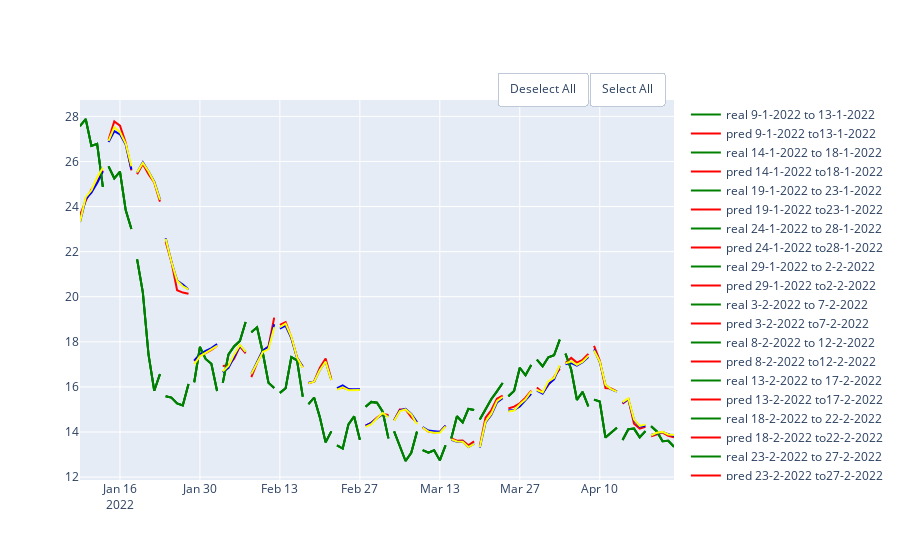

Notebook cell for this chart:
### Code cell
rf_10 = RandomForestRegressor(random_state=10,criterion='mse', max_depth=5, max_features='sqrt', n_estimators=50)
rf_20 = RandomForestRegressor(random_state=10,criterion='mse', max_depth=5, max_features='sqrt',n_estimators=100)
rf_30 = RandomForestRegressor(random_state=10,criterion='mse', max_depth=5,max_features='sqrt', n_estimators=150)
df = pd.DataFrame(columns = ['MAE', 'MSE','RMSE', 'R2'], index = ['50','100', '150'])
show_results(df, df_link,'close',100,5,rf_10, rf_20,rf_30)

### Figure 1 — Plotly figure (JSON) as saved in the notebook; plotly's stock layout.template omitted (floating-point values rounded to 4 significant figures)
{"data": [{"line": {"color": "green"}, "mode": "lines", "name": "real 9-1-2022 to 13-1-2022", "type": "scatter", "x": ["2022-01-09T00:00:00", "2022-01-10T00:00:00", "2022-01-11T00:00:00", "2022-01-12T00:00:00", "2022-01-13T00:00:00"], "y": [27.57, 27.88, 26.69, 26.78, 24.87]}, {"line": {"color": "red"}, "mode": "lines", "name": "pred 9-1-2022 to13-1-2022", "type": "scatter", "x": ["2022-01-09T00:00:00", "2022-01-10T00:00:00", "2022-01-11T00:00:00", "2022-01-12T00:00:00", "2022-01-13T00:00:00"], "y": [23.62, 24.25, 24.75, 25.08, 25.6]}, {"line": {"color": "green"}, "mode": "lines", "name": "real 14-1-2022 to 18-1-2022", "type": "scatter", "x": ["2022-01-14T00:00:00", "2022-01-15T00:00:00", "2022-01-16T00:00:00", "2022-01-17T00:00:00", "2022-01-18T00:00:00"], "y": [25.78, 25.25, 25.55, 23.84, 23.0]}, {"line": {"color": "red"}, "mode": "lines", "name": "pred 14-1-2022 to18-1-2022", "type": "scatter", "x": ["2022-01-14T00:00:00", "2022-01-15T00:00:00", "2022-01-16T00:00:00", "2022-01-17T00:00:00", "2022-01-18T00:00:00"], "y": [26.96, 27.78, 27.59, 26.83, 25.61]}, {"line": {"color": "green"}, "mode": "lines", "name": "real 19-1-2022 to 23-1-2022", "type": "scatter", "x": ["2022-01-19T00:00:00", "2022-01-20T00:00:00", "2022-01-21T00:00:00", "2022-01-22T00:00:00", "2022-01-23T00:00:00"], "y": [21.65, 20.2, 17.43, 15.83, 16.57]}, {"line": {"color": "red"}, "mode": "lines", "name": "pred 19-1-2022 to23-1-2022", "type": "scatter", "x": ["2022-01-19T00:00:00", "2022-01-20T00:00:00", "2022-01-21T00:00:00", "2022-01-22T00:00:00", "2022-01-23T00:00:00"], "y": [25.43, 25.88, 25.43, 25.07, 24.22]}, {"line": {"color": "green"}, "mode": "lines", "name": "real 24-1-2022 to 28-1-2022", "type": "scatter", "x": ["2022-01-24T00:00:00", "2022-01-25T00:00:00", "2022-01-26T00:00:00", "2022-01-27T00:00:00", "2022-01-28T00:00:00"], "y": [15.58, 15.53, 15.27, 15.18, 16.12]}, {"line": {"color": "red"}, "mode": "lines", "name": "pred 24-1-2022 to28-1-2022", "type": "scatter", "x": ["2022-01-24T00:00:00", "2022-01-25T00:00:00", "2022-01-26T00:00:00", "2022-01-27T00:00:00", "2022-01-28T00:00:00"], "y": [22.44, 21.57, 20.29, 20.19, 20.13]}, {"line": {"color": "green"}, "mode": "lines", "name": "real 29-1-2022 to 2-2-2022", "type": "scatter", "x": ["2022-01-29T00:00:00", "2022-01-30T00:00:00", "2022-01-31T00:00:00", "2022-02-01T00:00:00", "2022-02-02T00:00:00"], "y": [16.21, 17.77, 17.24, 17.02, 15.82]}, {"line": {"color": "red"}, "mode": "lines", "name": "pred 29-1-2022 to2-2-2022", "type": "scatter", "x": ["2022-01-29T00:00:00", "2022-01-30T00:00:00", "2022-01-31T00:00:00", "2022-02-01T00:00:00", "2022-02-02T00:00:00"], "y": [17.16, 17.4, 17.5, 17.64, 17.83]}, {"line": {"color": "green"}, "mode": "lines", "name": "real 3-2-2022 to 7-2-2022", "type": "scatter", "x": ["2022-02-03T00:00:00", "2022-02-04T00:00:00", "2022-02-05T00:00:00", "2022-02-06T00:00:00", "2022-02-07T00:00:00"], "y": [16.18, 17.45, 17.8, 18.04, 18.88]}, {"line": {"color": "red"}, "mode": "lines", "name": "pred 3-2-2022 to7-2-2022", "type": "scatter", "x": ["2022-02-03T00:00:00", "2022-02-04T00:00:00", "2022-02-05T00:00:00", "2022-02-06T00:00:00", "2022-02-07T00:00:00"], "y": [16.93, 16.95, 17.26, 17.8, 17.48]}, {"line": {"color": "green"}, "mode": "lines", "name": "real 8-2-2022 to 12-2-2022", "type": "scatter", "x": ["2022-02-08T00:00:00", "2022-02-09T00:00:00", "2022-02-10T00:00:00", "2022-02-11T00:00:00", "2022-02-12T00:00:00"], "y": [18.43, 18.64, 17.53, 16.18, 15.95]}, {"line": {"color": "red"}, "mode": "lines", "name": "pred 8-2-2022 to12-2-2022", "type": "scatter", "x": ["2022-02-08T00:00:00", "2022-02-09T00:00:00", "2022-02-10T00:00:00", "2022-02-11T00:00:00", "2022-02-12T00:00:00"], "y": [16.43, 17.07, 17.61, 17.79, 19.07]}, {"line": {"color": "green"}, "mode": "lines", "name": "real 13-2-2022 to 17-2-2022", "type": "scatter", "x": ["2022-02-13T00:00:00", "2022-02-14T00:00:00", "2022-02-15T00:00:00", "2022-02-16T00:00:00", "2022-02-17T00:00:00"], "y": [15.74, 15.94, 17.32, 17.17, 15.57]}, {"line": {"color": "red"}, "mode": "lines", "name": "pred 13-2-2022 to17-2-2022", "type": "scatter", "x": ["2022-02-13T00:00:00", "2022-02-14T00:00:00", "2022-02-15T00:00:00", "2022-02-16T00:00:00", "2022-02-17T00:00:00"], "y": [18.75, 18.88, 18.19, 17.3, 16.88]}, {"line": {"color": "green"}, "mode": "lines", "name": "real 18-2-2022 to 22-2-2022", "type": "scatter", "x": ["2022-02-18T00:00:00", "2022-02-19T00:00:00", "2022-02-20T00:00:00", "2022-02-21T00:00:00", "2022-02-22T00:00:00"], "y": [15.23, 15.52, 14.65, 13.54, 14.03]}, {"line": {"color": "red"}, "mode": "lines", "name": "pred 18-2-2022 to22-2-2022", "type": "scatter", "x": ["2022-02-18T00:00:00", "2022-02-19T00:00:00", "2022-02-20T00:00:00", "2022-02-21T00:00:00", "2022-02-22T00:00:00"], "y": [16.16, 16.24, 16.85, 17.26, 16.34]}, {"line": {"color": "green"}, "mode": "lines", "name": "real 23-2-2022 to 27-2-2022", "type": "scatter", "x": ["2022-02-23T00:00:00", "2022-02-24T00:00:00", "2022-02-25T00:00:00", "2022-02-26T00:00:00", "2022-02-27T00:00:00"], "y": [13.41, 13.27, 14.34, 14.69, 13.65]}, {"line": {"color": "red"}, "mode": "lines", "name": "pred 23-2-2022 to27-2-2022", "type": "scatter", "x": ["2022-02-23T00:00:00", "2022-02-24T00:00:00", "2022-02-25T00:00:00", "2022-02-26T00:00:00", "2022-02-27T00:00:00"], "y": [15.93, 15.96, 15.9, 15.86, 15.89]}, {"line": {"color": "green"}, "mode": "lines", "name": "real 28-2-2022 to 4-3-2022", "type": "scatter", "x": ["2022-02-28T00:00:00", "2022-03-01T00:00:00", "2022-03-02T00:00:00", "2022-03-03T00:00:00", "2022-03-04T00:00:00"], "y": [15.12, 15.33, 15.29, 14.9, 13.71]}, {"line": {"color": "red"}, "mode": "lines", "name": "pred 28-2-2022 to4-3-2022", "type": "scatter", "x": ["2022-02-28T00:00:00", "2022-03-01T00:00:00", "2022-03-02T00:00:00", "2022-03-03T00:00:00", "2022-03-04T00:00:00"], "y": [14.29, 14.41, 14.64, 14.79, 14.75]}, {"line": {"color": "green"}, "mode": "lines", "name": "real 5-3-2022 to 9-3-2022", "type": "scatter", "x": ["2022-03-05T00:00:00", "2022-03-06T00:00:00", "2022-03-07T00:00:00", "2022-03-08T00:00:00", "2022-03-09T00:00:00"], "y": [14.02, 13.34, 12.71, 13.08, 14.02]}, {"line": {"color": "red"}, "mode": "lines", "name": "pred 5-3-2022 to9-3-2022", "type": "scatter", "x": ["2022-03-05T00:00:00", "2022-03-06T00:00:00", "2022-03-07T00:00:00", "2022-03-08T00:00:00", "2022-03-09T00:00:00"], "y": [14.52, 15.0, 15.0, 14.67, 14.42]}, {"line": {"color": "green"}, "mode": "lines", "name": "real 10-3-2022 to 14-3-2022", "type": "scatter", "x": ["2022-03-10T00:00:00", "2022-03-11T00:00:00", "2022-03-12T00:00:00", "2022-03-13T00:00:00", "2022-03-14T00:00:00"], "y": [13.2, 13.08, 13.19, 12.74, 13.4]}, {"line": {"color": "red"}, "mode": "lines", "name": "pred 10-3-2022 to14-3-2022", "type": "scatter", "x": ["2022-03-10T00:00:00", "2022-03-11T00:00:00", "2022-03-12T00:00:00", "2022-03-13T00:00:00", "2022-03-14T00:00:00"], "y": [14.2, 14.02, 13.98, 14.01, 14.28]}, {"line": {"color": "green"}, "mode": "lines", "name": "real 15-3-2022 to 19-3-2022", "type": "scatter", "x": ["2022-03-15T00:00:00", "2022-03-16T00:00:00", "2022-03-17T00:00:00", "2022-03-18T00:00:00", "2022-03-19T00:00:00"], "y": [13.71, 14.7, 14.42, 15.03, 14.98]}, {"line": {"color": "red"}, "mode": "lines", "name": "pred 15-3-2022 to19-3-2022", "type": "scatter", "x": ["2022-03-15T00:00:00", "2022-03-16T00:00:00", "2022-03-17T00:00:00", "2022-03-18T00:00:00", "2022-03-19T00:00:00"], "y": [13.71, 13.61, 13.63, 13.41, 13.58]}, {"line": {"color": "green"}, "mode": "lines", "name": "real 20-3-2022 to 24-3-2022", "type": "scatter", "x": ["2022-03-20T00:00:00", "2022-03-21T00:00:00", "2022-03-22T00:00:00", "2022-03-23T00:00:00", "2022-03-24T00:00:00"], "y": [14.55, 15.01, 15.45, 15.8, 16.17]}, {"line": {"color": "red"}, "mode": "lines", "name": "pred 20-3-2022 to24-3-2022", "type": "scatter", "x": ["2022-03-20T00:00:00", "2022-03-21T00:00:00", "2022-03-22T00:00:00", "2022-03-23T00:00:00", "2022-03-24T00:00:00"], "y": [13.37, 14.64, 14.96, 15.48, 15.61]}, {"line": {"color": "green"}, "mode": "lines", "name": "real 25-3-2022 to 29-3-2022", "type": "scatter", "x": ["2022-03-25T00:00:00", "2022-03-26T00:00:00", "2022-03-27T00:00:00", "2022-03-28T00:00:00", "2022-03-29T00:00:00"], "y": [15.58, 15.82, 16.85, 16.52, 16.97]}, {"line": {"color": "red"}, "mode": "lines", "name": "pred 25-3-2022 to29-3-2022", "type": "scatter", "x": ["2022-03-25T00:00:00", "2022-03-26T00:00:00", "2022-03-27T00:00:00", "2022-03-28T00:00:00", "2022-03-29T00:00:00"], "y": [15.04, 15.12, 15.27, 15.52, 15.83]}, {"line": {"color": "green"}, "mode": "lines", "name": "real 30-3-2022 to 3-4-2022", "type": "scatter", "x": ["2022-03-30T00:00:00", "2022-03-31T00:00:00", "2022-04-01T00:00:00", "2022-04-02T00:00:00", "2022-04-03T00:00:00"], "y": [17.21, 16.91, 17.31, 17.4, 18.09]}, {"line": {"color": "red"}, "mode": "lines", "name": "pred 30-3-2022 to3-4-2022", "type": "scatter", "x": ["2022-03-30T00:00:00", "2022-03-31T00:00:00", "2022-04-01T00:00:00", "2022-04-02T00:00:00", "2022-04-03T00:00:00"], "y": [15.97, 15.74, 16.08, 16.43, 16.8]}, {"line": {"color": "green"}, "mode": "lines", "name": "real 4-4-2022 to 8-4-2022", "type": "scatter", "x": ["2022-04-04T00:00:00", "2022-04-05T00:00:00", "2022-04-06T00:00:00", "2022-04-07T00:00:00", "2022-04-08T00:00:00"], "y": [17.47, 16.77, 15.43, 15.78, 15.14]}, {"line": {"color": "red"}, "mode": "lines", "name": "pred 4-4-2022 to8-4-2022", "type": "scatter", "x": ["2022-04-04T00:00:00", "2022-04-05T00:00:00", "2022-04-06T00:00:00", "2022-04-07T00:00:00", "2022-04-08T00:00:00"], "y": [17.06, 17.28, 17.08, 17.2, 17.46]}, {"line": {"color": "green"}, "mode": "lines", "name": "real 9-4-2022 to 13-4-2022", "type": "scatter", "x": ["2022-04-09T00:00:00", "2022-04-10T00:00:00", "2022-04-11T00:00:00", "2022-04-12T00:00:00", "2022-04-13T00:00:00"], "y": [15.43, 15.35, 13.75, 13.97, 14.18]}, {"line": {"color": "red"}, "mode": "lines", "name": "pred 9-4-2022 to13-4-2022", "type": "scatter", "x": ["2022-04-09T00:00:00", "2022-04-10T00:00:00", "2022-04-11T00:00:00", "2022-04-12T00:00:00", "2022-04-13T00:00:00"], "y": [17.82, 17.17, 15.95, 15.93, 15.8]}, {"line": {"color": "green"}, "mode": "lines", "name": "real 14-4-2022 to 18-4-2022", "type": "scatter", "x": ["2022-04-14T00:00:00", "2022-04-15T00:00:00", "2022-04-16T00:00:00", "2022-04-17T00:00:00", "2022-04-18T00:00:00"], "y": [13.65, 14.12, 14.15, 13.76, 14.04]}, {"line": {"color": "red"}, "mode": "lines", "name": "pred 14-4-2022 to18-4-2022", "type": "scatter", "x": ["2022-04-14T00:00:00", "2022-04-15T00:00:00", "2022-04-16T00:00:00", "2022-04-17T00:00:00", "2022-04-18T00:00:00"], "y": [15.25, 15.46, 14.36, 14.15, 14.23]}, {"line": {"color": "green"}, "mode": "lines", "name": "real 19-4-2022 to 23-4-2022", "type": "scatter", "x": ["2022-04-19T00:00:00", "2022-04-20T00:00:00", "2022-04-21T00:00:00", "2022-04-22T00:00:00", "2022-04-23T00:00:00"], "y": [14.26, 14.02, 13.59, 13.61, 13.34]}, {"line": {"color": "red"}, "mode": "lines", "name": "pred 19-4-2022 to23-4-2022", "type": "scatter", "x": ["2022-04-19T00:00:00", "2022-04-20T00:00:00", "2022-04-21T00:00:00", "2022-04-22T00:00:00", "2022-04-23T00:00:00"], "y": [13.8, 13.88, 13.98, 13.83, 13.76]}, {"line": {"color": "green"}, "mode": "lines", "name": "real 9-1-2022 to 13-1-2022", "type": "scatter", "x": ["2022-01-09T00:00:00", "2022-01-10T00:00:00", "2022-01-11T00:00:00", "2022-01-12T00:00:00", "2022-01-13T00:00:00"], "y": [27.57, 27.88, 26.69, 26.78, 24.87]}, {"line": {"color": "blue"}, "mode": "lines", "name": "pred 9-1-2022 to13-1-2022", "type": "scatter", "x": ["2022-01-09T00:00:00", "2022-01-10T00:00:00", "2022-01-11T00:00:00", "2022-01-12T00:00:00", "2022-01-13T00:00:00"], "y": [23.32, 24.33, 24.62, 25.04, 25.56]}, {"line": {"color": "green"}, "mode": "lines", "name": "real 14-1-2022 to 18-1-2022", "type": "scatter", "x": ["2022-01-14T00:00:00", "2022-01-15T00:00:00", "2022-01-16T00:00:00", "2022-01-17T00:00:00", "2022-01-18T00:00:00"], "y": [25.78, 25.25, 25.55, 23.84, 23.0]}, {"line": {"color": "blue"}, "mode": "lines", "name": "pred 14-1-2022 to18-1-2022", "type": "scatter", "x": ["2022-01-14T00:00:00", "2022-01-15T00:00:00", "2022-01-16T00:00:00", "2022-01-17T00:00:00", "2022-01-18T00:00:00"], "y": [26.87, 27.34, 27.2, 26.75, 25.64]}, {"line": {"color": "green"}, "mode": "lines", "name": "real 19-1-2022 to 23-1-2022", "type": "scatter", "x": ["2022-01-19T00:00:00", "2022-01-20T00:00:00", "2022-01-21T00:00:00", "2022-01-22T00:00:00", "2022-01-23T00:00:00"], "y": [21.65, 20.2, 17.43, 15.83, 16.57]}, {"line": {"color": "blue"}, "mode": "lines", "name": "pred 19-1-2022 to23-1-2022", "type": "scatter", "x": ["2022-01-19T00:00:00", "2022-01-20T00:00:00", "2022-01-21T00:00:00", "2022-01-22T00:00:00", "2022-01-23T00:00:00"], "y": [25.51, 25.97, 25.56, 25.11, 24.32]}, {"line": {"color": "green"}, "mode": "lines", "name": "real 24-1-2022 to 28-1-2022", "type": "scatter", "x": ["2022-01-24T00:00:00", "2022-01-25T00:00:00", "2022-01-26T00:00:00", "2022-01-27T00:00:00", "2022-01-28T00:00:00"], "y": [15.58, 15.53, 15.27, 15.18, 16.12]}, {"line": {"color": "blue"}, "mode": "lines", "name": "pred 24-1-2022 to28-1-2022", "type": "scatter", "x": ["2022-01-24T00:00:00", "2022-01-25T00:00:00", "2022-01-26T00:00:00", "2022-01-27T00:00:00", "2022-01-28T00:00:00"], "y": [22.6, 21.55, 20.72, 20.54, 20.32]}, {"line": {"color": "green"}, "mode": "lines", "name": "real 29-1-2022 to 2-2-2022", "type": "scatter", "x": ["2022-01-29T00:00:00", "2022-01-30T00:00:00", "2022-01-31T00:00:00", "2022-02-01T00:00:00", "2022-02-02T00:00:00"], "y": [16.21, 17.77, 17.24, 17.02, 15.82]}, {"line": {"color": "blue"}, "mode": "lines", "name": "pred 29-1-2022 to2-2-2022", "type": "scatter", "x": ["2022-01-29T00:00:00", "2022-01-30T00:00:00", "2022-01-31T00:00:00", "2022-02-01T00:00:00", "2022-02-02T00:00:00"], "y": [17.16, 17.46, 17.6, 17.72, 17.9]}, {"line": {"color": "green"}, "mode": "lines", "name": "real 3-2-2022 to 7-2-2022", "type": "scatter", "x": ["2022-02-03T00:00:00", "2022-02-04T00:00:00", "2022-02-05T00:00:00", "2022-02-06T00:00:00", "2022-02-07T00:00:00"], "y": [16.18, 17.45, 17.8, 18.04, 18.88]}, {"line": {"color": "blue"}, "mode": "lines", "name": "pred 3-2-2022 to7-2-2022", "type": "scatter", "x": ["2022-02-03T00:00:00", "2022-02-04T00:00:00", "2022-02-05T00:00:00", "2022-02-06T00:00:00", "2022-02-07T00:00:00"], "y": [16.65, 16.84, 17.33, 17.83, 17.54]}, {"line": {"color": "green"}, "mode": "lines", "name": "real 8-2-2022 to 12-2-2022", "type": "scatter", "x": ["2022-02-08T00:00:00", "2022-02-09T00:00:00", "2022-02-10T00:00:00", "2022-02-11T00:00:00", "2022-02-12T00:00:00"], "y": [18.43, 18.64, 17.53, 16.18, 15.95]}, {"line": {"color": "blue"}, "mode": "lines", "name": "pred 8-2-2022 to12-2-2022", "type": "scatter", "x": ["2022-02-08T00:00:00", "2022-02-09T00:00:00", "2022-02-10T00:00:00", "2022-02-11T00:00:00", "2022-02-12T00:00:00"], "y": [16.58, 17.07, 17.61, 17.77, 18.78]}, {"line": {"color": "green"}, "mode": "lines", "name": "real 13-2-2022 to 17-2-2022", "type": "scatter", "x": ["2022-02-13T00:00:00", "2022-02-14T00:00:00", "2022-02-15T00:00:00", "2022-02-16T00:00:00", "2022-02-17T00:00:00"], "y": [15.74, 15.94, 17.32, 17.17, 15.57]}, {"line": {"color": "blue"}, "mode": "lines", "name": "pred 13-2-2022 to17-2-2022", "type": "scatter", "x": ["2022-02-13T00:00:00", "2022-02-14T00:00:00", "2022-02-15T00:00:00", "2022-02-16T00:00:00", "2022-02-17T00:00:00"], "y": [18.58, 18.71, 18.16, 17.29, 16.9]}, {"line": {"color": "green"}, "mode": "lines", "name": "real 18-2-2022 to 22-2-2022", "type": "scatter", "x": ["2022-02-18T00:00:00", "2022-02-19T00:00:00", "2022-02-20T00:00:00", "2022-02-21T00:00:00", "2022-02-22T00:00:00"], "y": [15.23, 15.52, 14.65, 13.54, 14.03]}, {"line": {"color": "blue"}, "mode": "lines", "name": "pred 18-2-2022 to22-2-2022", "type": "scatter", "x": ["2022-02-18T00:00:00", "2022-02-19T00:00:00", "2022-02-20T00:00:00", "2022-02-21T00:00:00", "2022-02-22T00:00:00"], "y": [16.18, 16.23, 16.76, 17.13, 16.31]}, {"line": {"color": "green"}, "mode": "lines", "name": "real 23-2-2022 to 27-2-2022", "type": "scatter", "x": ["2022-02-23T00:00:00", "2022-02-24T00:00:00", "2022-02-25T00:00:00", "2022-02-26T00:00:00", "2022-02-27T00:00:00"], "y": [13.41, 13.27, 14.34, 14.69, 13.65]}, {"line": {"color": "blue"}, "mode": "lines", "name": "pred 23-2-2022 to27-2-2022", "type": "scatter", "x": ["2022-02-23T00:00:00", "2022-02-24T00:00:00", "2022-02-25T00:00:00", "2022-02-26T00:00:00", "2022-02-27T00:00:00"], "y": [15.94, 16.07, 15.91, 15.89, 15.9]}, {"line": {"color": "green"}, "mode": "lines", "name": "real 28-2-2022 to 4-3-2022", "type": "scatter", "x": ["2022-02-28T00:00:00", "2022-03-01T00:00:00", "2022-03-02T00:00:00", "2022-03-03T00:00:00", "2022-03-04T00:00:00"], "y": [15.12, 15.33, 15.29, 14.9, 13.71]}, {"line": {"color": "blue"}, "mode": "lines", "name": "pred 28-2-2022 to4-3-2022", "type": "scatter", "x": ["2022-02-28T00:00:00", "2022-03-01T00:00:00", "2022-03-02T00:00:00", "2022-03-03T00:00:00", "2022-03-04T00:00:00"], "y": [14.28, 14.41, 14.61, 14.79, 14.69]}, {"line": {"color": "green"}, "mode": "lines", "name": "real 5-3-2022 to 9-3-2022", "type": "scatter", "x": ["2022-03-05T00:00:00", "2022-03-06T00:00:00", "2022-03-07T00:00:00", "2022-03-08T00:00:00", "2022-03-09T00:00:00"], "y": [14.02, 13.34, 12.71, 13.08, 14.02]}, {"line": {"color": "blue"}, "mode": "lines", "name": "pred 5-3-2022 to9-3-2022", "type": "scatter", "x": ["2022-03-05T00:00:00", "2022-03-06T00:00:00", "2022-03-07T00:00:00", "2022-03-08T00:00:00", "2022-03-09T00:00:00"], "y": [14.52, 14.96, 15.02, 14.8, 14.44]}, {"line": {"color": "green"}, "mode": "lines", "name": "real 10-3-2022 to 14-3-2022", "type": "scatter", "x": ["2022-03-10T00:00:00", "2022-03-11T00:00:00", "2022-03-12T00:00:00", "2022-03-13T00:00:00", "2022-03-14T00:00:00"], "y": [13.2, 13.08, 13.19, 12.74, 13.4]}, {"line": {"color": "blue"}, "mode": "lines", "name": "pred 10-3-2022 to14-3-2022", "type": "scatter", "x": ["2022-03-10T00:00:00", "2022-03-11T00:00:00", "2022-03-12T00:00:00", "2022-03-13T00:00:00", "2022-03-14T00:00:00"], "y": [14.21, 14.06, 14.03, 14.01, 14.28]}, {"line": {"color": "green"}, "mode": "lines", "name": "real 15-3-2022 to 19-3-2022", "type": "scatter", "x": ["2022-03-15T00:00:00", "2022-03-16T00:00:00", "2022-03-17T00:00:00", "2022-03-18T00:00:00", "2022-03-19T00:00:00"], "y": [13.71, 14.7, 14.42, 15.03, 14.98]}, {"line": {"color": "blue"}, "mode": "lines", "name": "pred 15-3-2022 to19-3-2022", "type": "scatter", "x": ["2022-03-15T00:00:00", "2022-03-16T00:00:00", "2022-03-17T00:00:00", "2022-03-18T00:00:00", "2022-03-19T00:00:00"], "y": [13.66, 13.56, 13.57, 13.33, 13.48]}, {"line": {"color": "green"}, "mode": "lines", "name": "real 20-3-2022 to 24-3-2022", "type": "scatter", "x": ["2022-03-20T00:00:00", "2022-03-21T00:00:00", "2022-03-22T00:00:00", "2022-03-23T00:00:00", "2022-03-24T00:00:00"], "y": [14.55, 15.01, 15.45, 15.8, 16.17]}, {"line": {"color": "blue"}, "mode": "lines", "name": "pred 20-3-2022 to24-3-2022", "type": "scatter", "x": ["2022-03-20T00:00:00", "2022-03-21T00:00:00", "2022-03-22T00:00:00", "2022-03-23T00:00:00", "2022-03-24T00:00:00"], "y": [13.31, 14.42, 14.76, 15.31, 15.5]}, {"line": {"color": "green"}, "mode": "lines", "name": "real 25-3-2022 to 29-3-2022", "type": "scatter", "x": ["2022-03-25T00:00:00", "2022-03-26T00:00:00", "2022-03-27T00:00:00", "2022-03-28T00:00:00", "2022-03-29T00:00:00"], "y": [15.58, 15.82, 16.85, 16.52, 16.97]}, {"line": {"color": "blue"}, "mode": "lines", "name": "pred 25-3-2022 to29-3-2022", "type": "scatter", "x": ["2022-03-25T00:00:00", "2022-03-26T00:00:00", "2022-03-27T00:00:00", "2022-03-28T00:00:00", "2022-03-29T00:00:00"], "y": [14.95, 14.97, 15.13, 15.39, 15.69]}, {"line": {"color": "green"}, "mode": "lines", "name": "real 30-3-2022 to 3-4-2022", "type": "scatter", "x": ["2022-03-30T00:00:00", "2022-03-31T00:00:00", "2022-04-01T00:00:00", "2022-04-02T00:00:00", "2022-04-03T00:00:00"], "y": [17.21, 16.91, 17.31, 17.4, 18.09]}, {"line": {"color": "blue"}, "mode": "lines", "name": "pred 30-3-2022 to3-4-2022", "type": "scatter", "x": ["2022-03-30T00:00:00", "2022-03-31T00:00:00", "2022-04-01T00:00:00", "2022-04-02T00:00:00", "2022-04-03T00:00:00"], "y": [15.84, 15.7, 16.12, 16.33, 16.92]}, {"line": {"color": "green"}, "mode": "lines", "name": "real 4-4-2022 to 8-4-2022", "type": "scatter", "x": ["2022-04-04T00:00:00", "2022-04-05T00:00:00", "2022-04-06T00:00:00", "2022-04-07T00:00:00", "2022-04-08T00:00:00"], "y": [17.47, 16.77, 15.43, 15.78, 15.14]}, {"line": {"color": "blue"}, "mode": "lines", "name": "pred 4-4-2022 to8-4-2022", "type": "scatter", "x": ["2022-04-04T00:00:00", "2022-04-05T00:00:00", "2022-04-06T00:00:00", "2022-04-07T00:00:00", "2022-04-08T00:00:00"], "y": [17.0, 17.06, 16.94, 17.09, 17.33]}, {"line": {"color": "green"}, "mode": "lines", "name": "real 9-4-2022 to 13-4-2022", "type": "scatter", "x": ["2022-04-09T00:00:00", "2022-04-10T00:00:00", "2022-04-11T00:00:00", "2022-04-12T00:00:00", "2022-04-13T00:00:00"], "y": [15.43, 15.35, 13.75, 13.97, 14.18]}, {"line": {"color": "blue"}, "mode": "lines", "name": "pred 9-4-2022 to13-4-2022", "type": "scatter", "x": ["2022-04-09T00:00:00", "2022-04-10T00:00:00", "2022-04-11T00:00:00", "2022-04-12T00:00:00", "2022-04-13T00:00:00"], "y": [17.66, 17.1, 16.09, 15.89, 15.8]}, {"line": {"color": "green"}, "mode": "lines", "name": "real 14-4-2022 to 18-4-2022", "type": "scatter", "x": ["2022-04-14T00:00:00", "2022-04-15T00:00:00", "2022-04-16T00:00:00", "2022-04-17T00:00:00", "2022-04-18T00:00:00"], "y": [13.65, 14.12, 14.15, 13.76, 14.04]}, {"line": {"color": "blue"}, "mode": "lines", "name": "pred 14-4-2022 to18-4-2022", "type": "scatter", "x": ["2022-04-14T00:00:00", "2022-04-15T00:00:00", "2022-04-16T00:00:00", "2022-04-17T00:00:00", "2022-04-18T00:00:00"], "y": [15.3, 15.45, 14.52, 14.23, 14.28]}, {"line": {"color": "green"}, "mode": "lines", "name": "real 19-4-2022 to 23-4-2022", "type": "scatter", "x": ["2022-04-19T00:00:00", "2022-04-20T00:00:00", "2022-04-21T00:00:00", "2022-04-22T00:00:00", "2022-04-23T00:00:00"], "y": [14.26, 14.02, 13.59, 13.61, 13.34]}, {"line": {"color": "blue"}, "mode": "lines", "name": "pred 19-4-2022 to23-4-2022", "type": "scatter", "x": ["2022-04-19T00:00:00", "2022-04-20T00:00:00", "2022-04-21T00:00:00", "2022-04-22T00:00:00", "2022-04-23T00:00:00"], "y": [13.86, 13.93, 13.99, 13.91, 13.82]}, {"line": {"color": "green"}, "mode": "lines", "name": "real 9-1-2022 to 13-1-2022", "type": "scatter", "x": ["2022-01-09T00:00:00", "2022-01-10T00:00:00", "2022-01-11T00:00:00", "2022-01-12T00:00:00", "2022-01-13T00:00:00"], "y": [27.57, 27.88, 26.69, 26.78, 24.87]}, {"line": {"color": "yellow"}, "mode": "lines", "name": "pred 9-1-2022 to13-1-2022", "type": "scatter", "x": ["2022-01-09T00:00:00", "2022-01-10T00:00:00", "2022-01-11T00:00:00", "2022-01-12T00:00:00", "2022-01-13T00:00:00"], "y": [23.33, 24.41, 24.72, 25.29, 25.72]}, {"line": {"color": "green"}, "mode": "lines", "name": "real 14-1-2022 to 18-1-2022", "type": "scatter", "x": ["2022-01-14T00:00:00", "2022-01-15T00:00:00", "2022-01-16T00:00:00", "2022-01-17T00:00:00", "2022-01-18T00:00:00"], "y": [25.78, 25.25, 25.55, 23.84, 23.0]}, {"line": {"color": "yellow"}, "mode": "lines", "name": "pred 14-1-2022 to18-1-2022", "type": "scatter", "x": ["2022-01-14T00:00:00", "2022-01-15T00:00:00", "2022-01-16T00:00:00", "2022-01-17T00:00:00", "2022-01-18T00:00:00"], "y": [26.92, 27.52, 27.3, 26.8, 25.78]}, {"line": {"color": "green"}, "mode": "lines", "name": "real 19-1-2022 to 23-1-2022", "type": "scatter", "x": ["2022-01-19T00:00:00", "2022-01-20T00:00:00", "2022-01-21T00:00:00", "2022-01-22T00:00:00", "2022-01-23T00:00:00"], "y": [21.65, 20.2, 17.43, 15.83, 16.57]}, {"line": {"color": "yellow"}, "mode": "lines", "name": "pred 19-1-2022 to23-1-2022", "type": "scatter", "x": ["2022-01-19T00:00:00", "2022-01-20T00:00:00", "2022-01-21T00:00:00", "2022-01-22T00:00:00", "2022-01-23T00:00:00"], "y": [25.52, 25.94, 25.56, 25.08, 24.3]}, {"line": {"color": "green"}, "mode": "lines", "name": "real 24-1-2022 to 28-1-2022", "type": "scatter", "x": ["2022-01-24T00:00:00", "2022-01-25T00:00:00", "2022-01-26T00:00:00", "2022-01-27T00:00:00", "2022-01-28T00:00:00"], "y": [15.58, 15.53, 15.27, 15.18, 16.12]}, {"line": {"color": "yellow"}, "mode": "lines", "name": "pred 24-1-2022 to28-1-2022", "type": "scatter", "x": ["2022-01-24T00:00:00", "2022-01-25T00:00:00", "2022-01-26T00:00:00", "2022-01-27T00:00:00", "2022-01-28T00:00:00"], "y": [22.57, 21.55, 20.71, 20.46, 20.32]}, {"line": {"color": "green"}, "mode": "lines", "name": "real 29-1-2022 to 2-2-2022", "type": "scatter", "x": ["2022-01-29T00:00:00", "2022-01-30T00:00:00", "2022-01-31T00:00:00", "2022-02-01T00:00:00", "2022-02-02T00:00:00"], "y": [16.21, 17.77, 17.24, 17.02, 15.82]}, {"line": {"color": "yellow"}, "mode": "lines", "name": "pred 29-1-2022 to2-2-2022", "type": "scatter", "x": ["2022-01-29T00:00:00", "2022-01-30T00:00:00", "2022-01-31T00:00:00", "2022-02-01T00:00:00", "2022-02-02T00:00:00"], "y": [17.01, 17.36, 17.51, 17.66, 17.82]}, {"line": {"color": "green"}, "mode": "lines", "name": "real 3-2-2022 to 7-2-2022", "type": "scatter", "x": ["2022-02-03T00:00:00", "2022-02-04T00:00:00", "2022-02-05T00:00:00", "2022-02-06T00:00:00", "2022-02-07T00:00:00"], "y": [16.18, 17.45, 17.8, 18.04, 18.88]}, {"line": {"color": "yellow"}, "mode": "lines", "name": "pred 3-2-2022 to7-2-2022", "type": "scatter", "x": ["2022-02-03T00:00:00", "2022-02-04T00:00:00", "2022-02-05T00:00:00", "2022-02-06T00:00:00", "2022-02-07T00:00:00"], "y": [16.7, 16.93, 17.44, 17.86, 17.55]}, {"line": {"color": "green"}, "mode": "lines", "name": "real 8-2-2022 to 12-2-2022", "type": "scatter", "x": ["2022-02-08T00:00:00", "2022-02-09T00:00:00", "2022-02-10T00:00:00", "2022-02-11T00:00:00", "2022-02-12T00:00:00"], "y": [18.43, 18.64, 17.53, 16.18, 15.95]}, {"line": {"color": "yellow"}, "mode": "lines", "name": "pred 8-2-2022 to12-2-2022", "type": "scatter", "x": ["2022-02-08T00:00:00", "2022-02-09T00:00:00", "2022-02-10T00:00:00", "2022-02-11T00:00:00", "2022-02-12T00:00:00"], "y": [16.58, 17.03, 17.55, 17.68, 18.65]}, {"line": {"color": "green"}, "mode": "lines", "name": "real 13-2-2022 to 17-2-2022", "type": "scatter", "x": ["2022-02-13T00:00:00", "2022-02-14T00:00:00", "2022-02-15T00:00:00", "2022-02-16T00:00:00", "2022-02-17T00:00:00"], "y": [15.74, 15.94, 17.32, 17.17, 15.57]}, {"line": {"color": "yellow"}, "mode": "lines", "name": "pred 13-2-2022 to17-2-2022", "type": "scatter", "x": ["2022-02-13T00:00:00", "2022-02-14T00:00:00", "2022-02-15T00:00:00", "2022-02-16T00:00:00", "2022-02-17T00:00:00"], "y": [18.65, 18.8, 18.22, 17.3, 16.85]}, {"line": {"color": "green"}, "mode": "lines", "name": "real 18-2-2022 to 22-2-2022", "type": "scatter", "x": ["2022-02-18T00:00:00", "2022-02-19T00:00:00", "2022-02-20T00:00:00", "2022-02-21T00:00:00", "2022-02-22T00:00:00"], "y": [15.23, 15.52, 14.65, 13.54, 14.03]}, {"line": {"color": "yellow"}, "mode": "lines", "name": "pred 18-2-2022 to22-2-2022", "type": "scatter", "x": ["2022-02-18T00:00:00", "2022-02-19T00:00:00", "2022-02-20T00:00:00", "2022-02-21T00:00:00", "2022-02-22T00:00:00"], "y": [16.17, 16.23, 16.75, 17.12, 16.3]}, {"line": {"color": "green"}, "mode": "lines", "name": "real 23-2-2022 to 27-2-2022", "type": "scatter", "x": ["2022-02-23T00:00:00", "2022-02-24T00:00:00", "2022-02-25T00:00:00", "2022-02-26T00:00:00", "2022-02-27T00:00:00"], "y": [13.41, 13.27, 14.34, 14.69, 13.65]}, {"line": {"color": "yellow"}, "mode": "lines", "name": "pred 23-2-2022 to27-2-2022", "type": "scatter", "x": ["2022-02-23T00:00:00", "2022-02-24T00:00:00", "2022-02-25T00:00:00", "2022-02-26T00:00:00", "2022-02-27T00:00:00"], "y": [15.87, 15.98, 15.86, 15.84, 15.86]}, {"line": {"color": "green"}, "mode": "lines", "name": "real 28-2-2022 to 4-3-2022", "type": "scatter", "x": ["2022-02-28T00:00:00", "2022-03-01T00:00:00", "2022-03-02T00:00:00", "2022-03-03T00:00:00", "2022-03-04T00:00:00"], "y": [15.12, 15.33, 15.29, 14.9, 13.71]}, {"line": {"color": "yellow"}, "mode": "lines", "name": "pred 28-2-2022 to4-3-2022", "type": "scatter", "x": ["2022-02-28T00:00:00", "2022-03-01T00:00:00", "2022-03-02T00:00:00", "2022-03-03T00:00:00", "2022-03-04T00:00:00"], "y": [14.23, 14.34, 14.61, 14.84, 14.65]}, {"line": {"color": "green"}, "mode": "lines", "name": "real 5-3-2022 to 9-3-2022", "type": "scatter", "x": ["2022-03-05T00:00:00", "2022-03-06T00:00:00", "2022-03-07T00:00:00", "2022-03-08T00:00:00", "2022-03-09T00:00:00"], "y": [14.02, 13.34, 12.71, 13.08, 14.02]}, {"line": {"color": "yellow"}, "mode": "lines", "name": "pred 5-3-2022 to9-3-2022", "type": "scatter", "x": ["2022-03-05T00:00:00", "2022-03-06T00:00:00", "2022-03-07T00:00:00", "2022-03-08T00:00:00", "2022-03-09T00:00:00"], "y": [14.5, 14.93, 15.0, 14.78, 14.34]}, {"line": {"color": "green"}, "mode": "lines", "name": "real 10-3-2022 to 14-3-2022", "type": "scatter", "x": ["2022-03-10T00:00:00", "2022-03-11T00:00:00", "2022-03-12T00:00:00", "2022-03-13T00:00:00", "2022-03-14T00:00:00"], "y": [13.2, 13.08, 13.19, 12.74, 13.4]}, {"line": {"color": "yellow"}, "mode": "lines", "name": "pred 10-3-2022 to14-3-2022", "type": "scatter", "x": ["2022-03-10T00:00:00", "2022-03-11T00:00:00", "2022-03-12T00:00:00", "2022-03-13T00:00:00", "2022-03-14T00:00:00"], "y": [14.2, 14.01, 13.97, 13.97, 14.25]}, {"line": {"color": "green"}, "mode": "lines", "name": "real 15-3-2022 to 19-3-2022", "type": "scatter", "x": ["2022-03-15T00:00:00", "2022-03-16T00:00:00", "2022-03-17T00:00:00", "2022-03-18T00:00:00", "2022-03-19T00:00:00"], "y": [13.71, 14.7, 14.42, 15.03, 14.98]}, {"line": {"color": "yellow"}, "mode": "lines", "name": "pred 15-3-2022 to19-3-2022", "type": "scatter", "x": ["2022-03-15T00:00:00", "2022-03-16T00:00:00", "2022-03-17T00:00:00", "2022-03-18T00:00:00", "2022-03-19T00:00:00"], "y": [13.67, 13.58, 13.57, 13.33, 13.48]}, {"line": {"color": "green"}, "mode": "lines", "name": "real 20-3-2022 to 24-3-2022", "type": "scatter", "x": ["2022-03-20T00:00:00", "2022-03-21T00:00:00", "2022-03-22T00:00:00", "2022-03-23T00:00:00", "2022-03-24T00:00:00"], "y": [14.55, 15.01, 15.45, 15.8, 16.17]}, {"line": {"color": "yellow"}, "mode": "lines", "name": "pred 20-3-2022 to24-3-2022", "type": "scatter", "x": ["2022-03-20T00:00:00", "2022-03-21T00:00:00", "2022-03-22T00:00:00", "2022-03-23T00:00:00", "2022-03-24T00:00:00"], "y": [13.33, 14.46, 14.8, 15.37, 15.55]}, {"line": {"color": "green"}, "mode": "lines", "name": "real 25-3-2022 to 29-3-2022", "type": "scatter", "x": ["2022-03-25T00:00:00", "2022-03-26T00:00:00", "2022-03-27T00:00:00", "2022-03-28T00:00:00", "2022-03-29T00:00:00"], "y": [15.58, 15.82, 16.85, 16.52, 16.97]}, {"line": {"color": "yellow"}, "mode": "lines", "name": "pred 25-3-2022 to29-3-2022", "type": "scatter", "x": ["2022-03-25T00:00:00", "2022-03-26T00:00:00", "2022-03-27T00:00:00", "2022-03-28T00:00:00", "2022-03-29T00:00:00"], "y": [14.91, 14.95, 15.23, 15.45, 15.81]}, {"line": {"color": "green"}, "mode": "lines", "name": "real 30-3-2022 to 3-4-2022", "type": "scatter", "x": ["2022-03-30T00:00:00", "2022-03-31T00:00:00", "2022-04-01T00:00:00", "2022-04-02T00:00:00", "2022-04-03T00:00:00"], "y": [17.21, 16.91, 17.31, 17.4, 18.09]}, {"line": {"color": "yellow"}, "mode": "lines", "name": "pred 30-3-2022 to3-4-2022", "type": "scatter", "x": ["2022-03-30T00:00:00", "2022-03-31T00:00:00", "2022-04-01T00:00:00", "2022-04-02T00:00:00", "2022-04-03T00:00:00"], "y": [15.86, 15.75, 16.24, 16.41, 16.96]}, {"line": {"color": "green"}, "mode": "lines", "name": "real 4-4-2022 to 8-4-2022", "type": "scatter", "x": ["2022-04-04T00:00:00", "2022-04-05T00:00:00", "2022-04-06T00:00:00", "2022-04-07T00:00:00", "2022-04-08T00:00:00"], "y": [17.47, 16.77, 15.43, 15.78, 15.14]}, {"line": {"color": "yellow"}, "mode": "lines", "name": "pred 4-4-2022 to8-4-2022", "type": "scatter", "x": ["2022-04-04T00:00:00", "2022-04-05T00:00:00", "2022-04-06T00:00:00", "2022-04-07T00:00:00", "2022-04-08T00:00:00"], "y": [17.04, 17.14, 16.97, 17.12, 17.38]}, {"line": {"color": "green"}, "mode": "lines", "name": "real 9-4-2022 to 13-4-2022", "type": "scatter", "x": ["2022-04-09T00:00:00", "2022-04-10T00:00:00", "2022-04-11T00:00:00", "2022-04-12T00:00:00", "2022-04-13T00:00:00"], "y": [15.43, 15.35, 13.75, 13.97, 14.18]}, {"line": {"color": "yellow"}, "mode": "lines", "name": "pred 9-4-2022 to13-4-2022", "type": "scatter", "x": ["2022-04-09T00:00:00", "2022-04-10T00:00:00", "2022-04-11T00:00:00", "2022-04-12T00:00:00", "2022-04-13T00:00:00"], "y": [17.62, 17.13, 16.09, 15.9, 15.79]}, {"line": {"color": "green"}, "mode": "lines", "name": "real 14-4-2022 to 18-4-2022", "type": "scatter", "x": ["2022-04-14T00:00:00", "2022-04-15T00:00:00", "2022-04-16T00:00:00", "2022-04-17T00:00:00", "2022-04-18T00:00:00"], "y": [13.65, 14.12, 14.15, 13.76, 14.04]}, {"line": {"color": "yellow"}, "mode": "lines", "name": "pred 14-4-2022 to18-4-2022", "type": "scatter", "x": ["2022-04-14T00:00:00", "2022-04-15T00:00:00", "2022-04-16T00:00:00", "2022-04-17T00:00:00", "2022-04-18T00:00:00"], "y": [15.32, 15.49, 14.55, 14.27, 14.33]}, {"line": {"color": "green"}, "mode": "lines", "name": "real 19-4-2022 to 23-4-2022", "type": "scatter", "x": ["2022-04-19T00:00:00", "2022-04-20T00:00:00", "2022-04-21T00:00:00", "2022-04-22T00:00:00", "2022-04-23T00:00:00"], "y": [14.26, 14.02, 13.59, 13.61, 13.34]}, {"line": {"color": "yellow"}, "mode": "lines", "name": "pred 19-4-2022 to23-4-2022", "type": "scatter", "x": ["2022-04-19T00:00:00", "2022-04-20T00:00:00", "2022-04-21T00:00:00", "2022-04-22T00:00:00", "2022-04-23T00:00:00"], "y": [13.86, 13.96, 14.0, 13.89, 13.86]}], "layout": {"updatemenus": [{"buttons": [{"args": ["visible", "legendonly"], "label": "Deselect All", "method": "restyle"}, {"args": ["visible", true], "label": "Select All", "method": "restyle"}], "direction": "left", "pad": {"r": 10, "t": 10}, "showactive": false, "type": "buttons", "x": 1, "xanchor": "right", "y": 1.1, "yanchor": "top"}]}}
